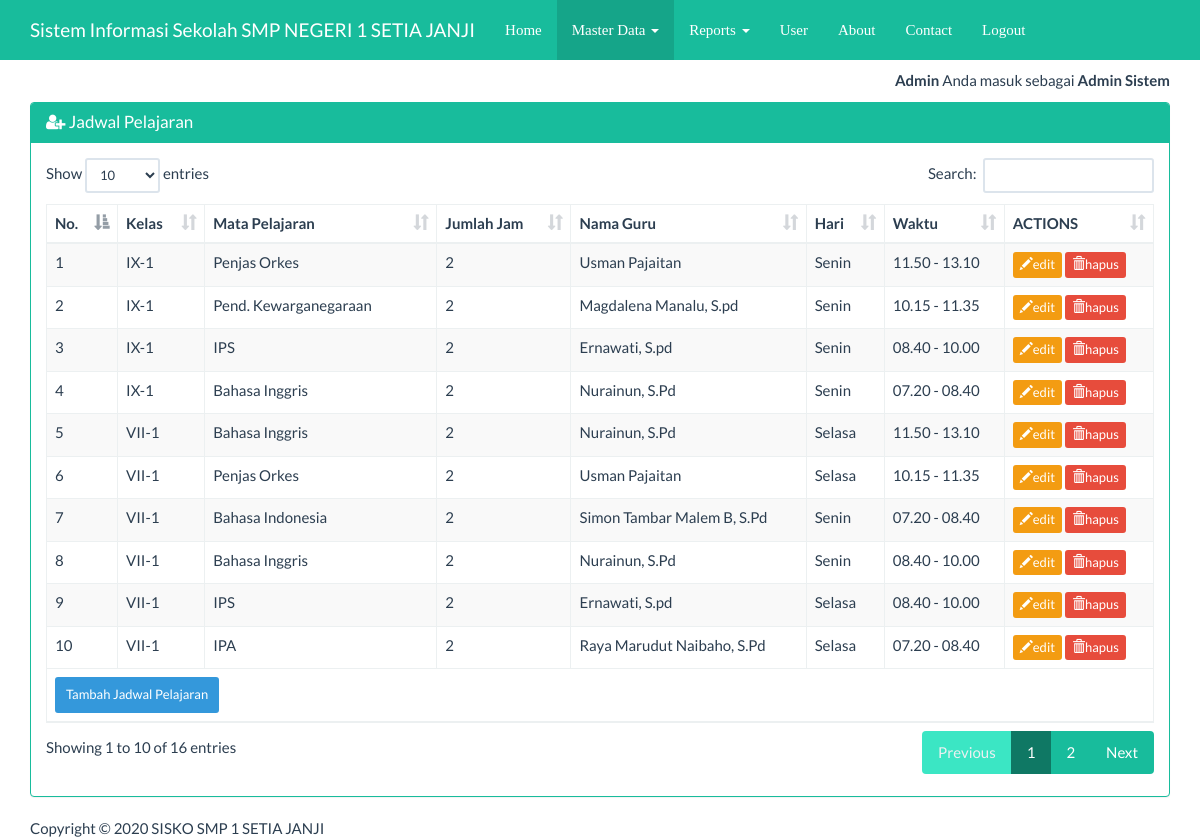
/index_admin.php?page=jadwal&actions=mapel (signed in), run on the app's committed database.
### tables this page shows
CREATE TABLE `jadwal` (
  `id` int(5) NOT NULL,
  `kelas` varchar(10) NOT NULL,
  `nmapel` varchar(30) NOT NULL,
  `jam` varchar(5) NOT NULL,
  `guru` varchar(30) NOT NULL,
  `hari` varchar(10) NOT NULL,
  `waktu` varchar(20) NOT NULL
);

### views/jadwal_mapel.php (the view, shortened to what this page needs)
<nav class="navbar navbar-inverse navbar-fixed-top">
    <div class="container">
        <div class="navbar-header">
            <a class="navbar-brand" href="?page=utama">Sistem Informasi Sekolah SMP NEGERI 1 SETIA JANJI</a>
        </div>
        <div id="navbar" class="navbar-collapse collapse">
            <ul class="nav navbar-nav">
                <li ><a href="?index_admin.php" style="font-family: cursive;">Home</a></li>
                <?php if(isset($_SESSION['level']) && $_SESSION['level']==1) { ?>
                <li class="active" class="dropdown">
                    <a href="#" class="dropdown-toggle" data-toggle="dropdown" role="button" aria-haspopup="true" aria-expanded="false" style="font-family: cursive;">Master Data <span class="caret"></span></a>
                </li>
                <li class="dropdown">
                    <a href="#" class="dropdown-toggle" data-toggle="dropdown" role="button" aria-haspopup="true" aria-expanded="false" style="font-family: cursive;">Reports <span class="caret"></span></a>
                </li>
                <li><a href="?page=user&actions=tampil" style="font-family: cursive;">User</a></li>
                <?php } ?>
                <li><a href="?page=about&actions=tampil" style="font-family: cursive;">About</a></li>
                <li><a href="?page=kontak&actions=tampil" style="font-family: cursive;">Contact</a></li>
                    <?php if (isset($_SESSION['user'])) { ?>
                    <li><a href="logout.php" style="font-family: cursive;">Logout</a></li>
                <?php } ?>
            </ul>
        </div>
    </div>
</nav>
<div class="container">
    <div class="row">
        <div class="col-xs-12">
            <div class="panel panel-success">
                <div class="panel-heading">
                    <h3 class="panel-title"><span class="fa fa-user-plus"></span> Jadwal Pelajaran</h3>
                </div>
                <div class="panel-body">
                    <table id="dtskripsi" class="table table-bordered table-striped table-hover">
                        <thead>
                            <tr>
                               <th scope="col">No.</th><th>Kelas</th><th>Mata Pelajaran</th><th>Jumlah Jam</th><th>Nama Guru</th><th>Hari</th><th>Waktu</th><th>ACTIONS</th>
                            </tr>
                        </thead>
                        <tbody>
                            <?php
                            $sql = "SELECT * FROM jadwal ORDER BY kelas ASC";
                            $query = mysqli_query($koneksi, $sql) or die("SQL Anda Salah");
                            $nomor = 0;
                            while ($data = mysqli_fetch_array($query)) {
                                $nomor++;
                                ?>
                                <tr>
                                    <td><?= $nomor ?></td>
									<td><?= $data['kelas'] ?></td>
                                    <td><?= $data['nmapel'] ?></td>
                                    <td><?= $data['jam'] ?></td>
                                    <td><?= $data['guru'] ?></td>
									<td><?= $data['hari'] ?></td>
                                    <td><?= $data['waktu'] ?></td>
                                    <td>
                                        <a href="?page=jadwal&actions=edit&id=<?= $data['id'] ?>" class="btn btn-warning btn-xs">
                                            <span class="glyphicon glyphicon-pencil"></span>edit
                                        </a>
                                        <a href="?page=jadwal&actions=delete&id=<?php echo $data['id'] ?>" onclick="return confirm('Apakah anda yakin akan menghapus data ini ?')" class="btn btn-danger btn-xs">
                                            <span class="glyphicon glyphicon-trash"></span>hapus
                                        </a>
                                        </td>
                                </tr>
                            <?php } ?>
                        </tbody>
                        <tfoot>
                         <tr>
                                <td colspan="8">
                                    <a href="?page=jadwal&actions=tambah" class="btn btn-info btn-sm">
                                        Tambah Jadwal Pelajaran
                                    </a>
                                </td>
                            </tr>
                        </tfoot>
                    </table>
                </div>
            </div>
        </div>
    </div>
</div>

### index_admin.php (style rules this page uses)
body { margin-top:70px; }

### data on the page
jadwal: kelas "IX-1", nmapel "Penjas Orkes", jam "2", guru "Usman Pajaitan", hari "Senin", waktu "11.50 - 13.10"
jadwal: kelas "IX-1", nmapel "Pend. Kewarganegaraan", jam "2", guru "Magdalena Manalu, S.pd", hari "Senin", waktu "10.15 - 11.35"
jadwal: kelas "IX-1", nmapel "IPS", jam "2", guru "Ernawati, S.pd", hari "Senin", waktu "08.40 - 10.00"
jadwal: kelas "IX-1", nmapel "Bahasa Inggris", jam "2", guru "Nurainun, S.Pd", hari "Senin", waktu "07.20 - 08.40"
jadwal: kelas "VII-1", nmapel "Bahasa Inggris", jam "2", guru "Nurainun, S.Pd", hari "Selasa", waktu "11.50 - 13.10"
jadwal: kelas "VII-1", nmapel "Penjas Orkes", jam "2", guru "Usman Pajaitan", hari "Selasa", waktu "10.15 - 11.35"
jadwal: kelas "VII-1", nmapel "Bahasa Indonesia", jam "2", guru "Simon Tambar Malem B, S.Pd", hari "Senin", waktu "07.20 - 08.40"
jadwal: kelas "VII-1", nmapel "Bahasa Inggris", jam "2", guru "Nurainun, S.Pd", hari "Senin", waktu "08.40 - 10.00"
jadwal: kelas "VII-1", nmapel "IPS", jam "2", guru "Ernawati, S.pd", hari "Selasa", waktu "08.40 - 10.00"
jadwal: kelas "VII-1", nmapel "IPA", jam "2", guru "Raya Marudut Naibaho, S.Pd", hari "Selasa", waktu "07.20 - 08.40"

### other printed values
$_SESSION['nama'] "Admin"
$_SESSION['ket'] "Admin Sistem"
